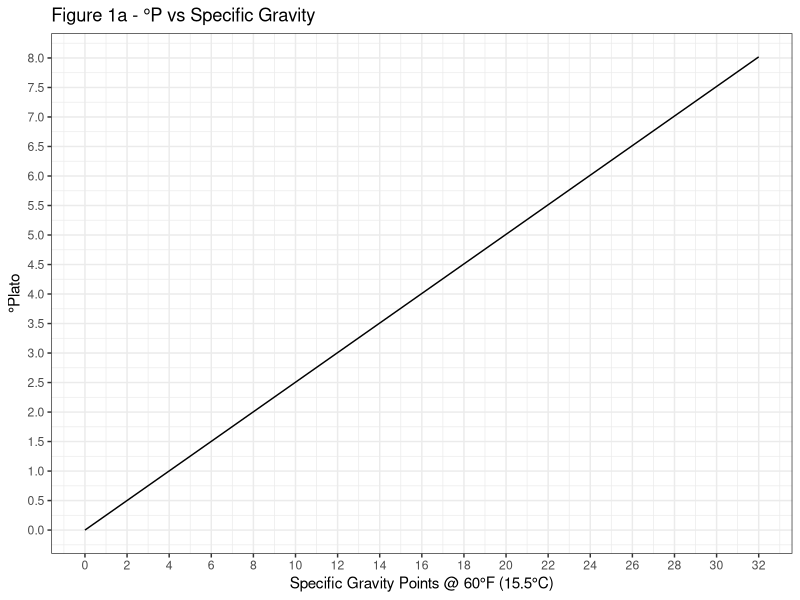
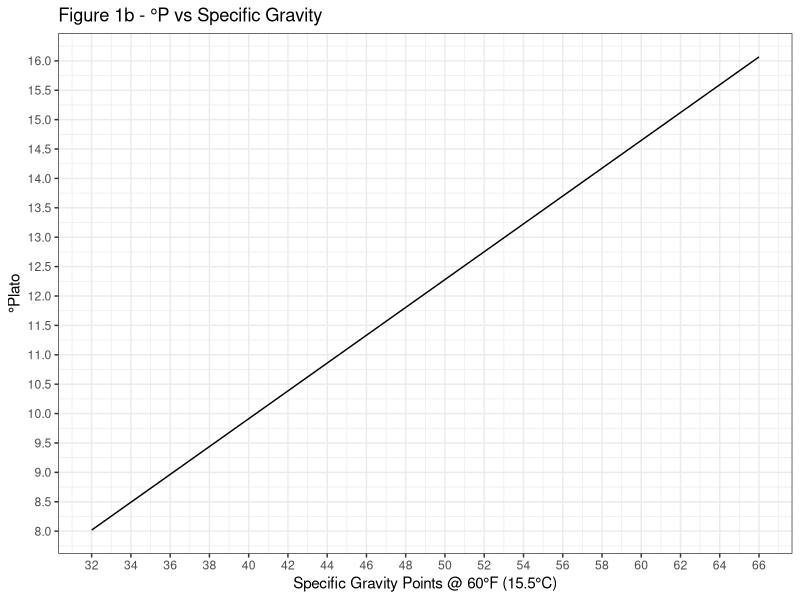
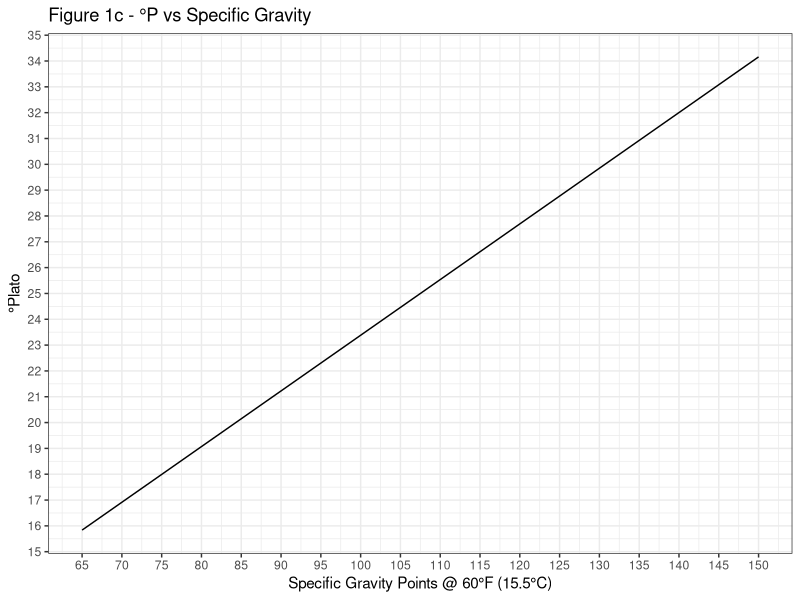

These figures' R source, in order:
# setup
library(ggplot2)

plato <- function(pt){
	sg <- 1 + pt/1000
	return(-676.67+1286.4*sg-800.47*sg^2 + 190.74*sg^3)
}

# fig 1a

fig1a <- ggplot(data.frame(sgpt = c(0, 32)), aes(x = sgpt, y = plato(sgpt))) +
	geom_line() +
	labs(title = "Figure 1a - °P vs Specific Gravity",
		 x = "Specific Gravity Points @ 60°F (15.5°C)", y = "°Plato") +
	scale_x_continuous(breaks = seq(0, 32, by = 2)) +
	scale_y_continuous(breaks = seq(0, 8.5, by = 0.5)) +
	theme_bw()

png(filename = "fig1a.png", type = "cairo")
plot(fig1a)
dev.off()

# fig 1b

fig1b <- ggplot(data.frame(sgpt = c(32, 66)), aes(x = sgpt, y = plato(sgpt))) +
	geom_line() +
	labs(title = "Figure 1b - °P vs Specific Gravity",
		 x = "Specific Gravity Points @ 60°F (15.5°C)", y = "°Plato") +
	scale_x_continuous(breaks = seq(32, 66, by = 2)) +
	scale_y_continuous(breaks = seq(8.0, 16.5, by = 0.5)) +
	theme_bw()

png(filename = "fig1b.png", type = "cairo")
plot(fig1b)
dev.off()

# fig 1c

fig1c <- ggplot(data.frame(sgpt = c(65, 150)), aes(x = sgpt, y = plato(sgpt))) +
	geom_line() +
	labs(title = "Figure 1c - °P vs Specific Gravity",
		 x = "Specific Gravity Points @ 60°F (15.5°C)", y = "°Plato") +
	scale_x_continuous(breaks = seq(65, 150, by = 5)) +
	scale_y_continuous(breaks = seq(15.0, 35.0, by = 1.0)) +
	theme_bw()

png(filename = "fig1c.png", type = "cairo")
plot(fig1c)
dev.off()
